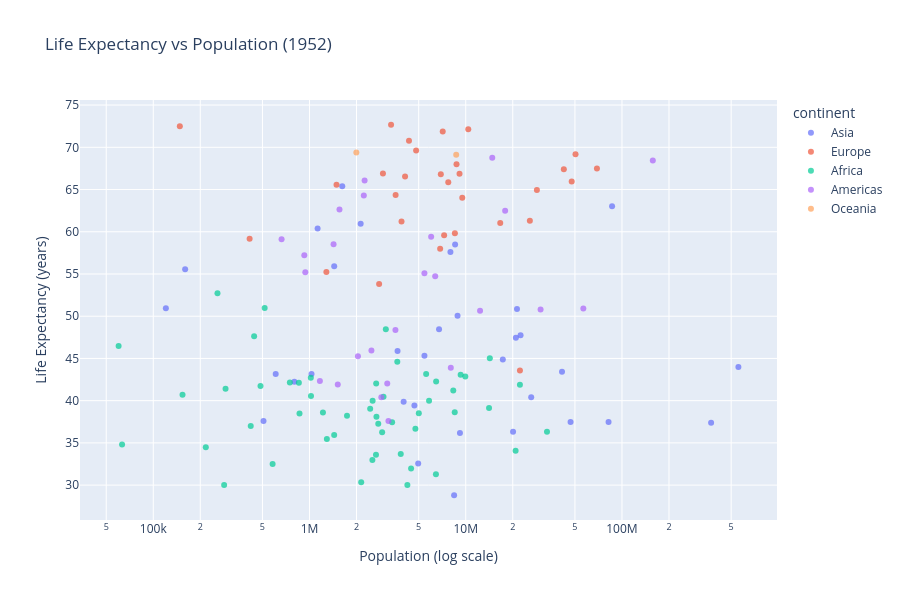

Here is the notebook cell this chart was saved with:
### Code cell
fig = px.scatter(
    data_1952,
    x='pop',
    y='lifeExp',
    color='continent',
    hover_name='country',
    log_x=True,
    opacity=0.7,
    title='Life Expectancy vs Population (1952)',
    labels={'pop': 'Population (log scale)', 'lifeExp': 'Life Expectancy (years)'}
)
fig.update_layout(width=900, height=600)
fig.show()

r = np.corrcoef(np.log10(data_1952['pop']), data_1952['lifeExp'])[0, 1]
print(f'correlation between log(pop) and lifeExp in 1952: {r:.3f}')

### Figure 1 — Plotly figure (JSON) as saved in the notebook; plotly's stock layout.template omitted (floating-point values rounded to 4 significant figures)
{"data": [{"hovertemplate": "<b>%{hovertext}</b><br><br>continent=Asia<br>Population (log scale)=%{x}<br>Life Expectancy (years)=%{y}<extra></extra>", "hovertext": ["Afghanistan", "Bahrain", "Bangladesh", "Cambodia", "China", "Hong Kong, China", "India", "Indonesia", "Iran", "Iraq", "Israel", "Japan", "Jordan", "Korea, Dem. Rep.", "Korea, Rep.", "Kuwait", "Lebanon", "Malaysia", "Mongolia", "Myanmar", "Nepal", "Oman", "Pakistan", "Philippines", "Saudi Arabia", "Singapore", "Sri Lanka", "Syria", "Taiwan", "Thailand", "Vietnam", "West Bank and Gaza", "Yemen, Rep."], "legendgroup": "Asia", "marker": {"color": "#636efa", "opacity": 0.7, "symbol": "circle"}, "mode": "markers", "name": "Asia", "orientation": "v", "showlegend": true, "type": "scatter", "x": [8425333, 120447, 46886859, 4693836, 556263527, 2125900, 372000000, 82052000, 17272000, 5441766, 1620914, 86459025, 607914, 8865488, 20947571, 160000, 1439529, 6748378, 800663, 20092996, 9182536, 507833, 41346560, 22438691, 4005677, 1127000, 7982342, 3661549, 8550362, 21289402, 26246839, 1030585, 4963829], "xaxis": "x", "y": [28.8, 50.94, 37.48, 39.42, 44.0, 60.96, 37.37, 37.47, 44.87, 45.32, 65.39, 63.03, 43.16, 50.06, 47.45, 55.56, 55.93, 48.46, 42.24, 36.32, 36.16, 37.58, 43.44, 47.75, 39.88, 60.4, 57.59, 45.88, 58.5, 50.85, 40.41, 43.16, 32.55], "yaxis": "y"}, {"hovertemplate": "<b>%{hovertext}</b><br><br>continent=Europe<br>Population (log scale)=%{x}<br>Life Expectancy (years)=%{y}<extra></extra>", "hovertext": ["Albania", "Austria", "Belgium", "Bosnia and Herzegovina", "Bulgaria", "Croatia", "Czech Republic", "Denmark", "Finland", "France", "Germany", "Greece", "Hungary", "Iceland", "Ireland", "Italy", "Montenegro", "Netherlands", "Norway", "Poland", "Portugal", "Romania", "Serbia", "Slovak Republic", "Slovenia", "Spain", "Sweden", "Switzerland", "Turkey", "United Kingdom"], "legendgroup": "Europe", "marker": {"color": "#EF553B", "opacity": 0.7, "symbol": "circle"}, "mode": "markers", "name": "Europe", "orientation": "v", "showlegend": true, "type": "scatter", "x": [1282697, 6927772, 8730405, 2791000, 7274900, 3882229, 9125183, 4334000, 4090500, 42459667, 69145952, 7733250, 9504000, 147962, 2952156, 47666000, 413834, 10381988, 3327728, 25730551, 8526050, 16630000, 6860147, 3558137, 1489518, 28549870, 7124673, 4815000, 22235677, 50430000], "xaxis": "x", "y": [55.23, 66.8, 68.0, 53.82, 59.6, 61.21, 66.87, 70.78, 66.55, 67.41, 67.5, 65.86, 64.03, 72.49, 66.91, 65.94, 59.16, 72.13, 72.67, 61.31, 59.82, 61.05, 58.0, 64.36, 65.57, 64.94, 71.86, 69.62, 43.59, 69.18], "yaxis": "y"}, {"hovertemplate": "<b>%{hovertext}</b><br><br>continent=Africa<br>Population (log scale)=%{x}<br>Life Expectancy (years)=%{y}<extra></extra>", "hovertext": ["Algeria", "Angola", "Benin", "Botswana", "Burkina Faso", "Burundi", "Cameroon", "Central African Republic", "Chad", "Comoros", "Congo, Dem. Rep.", "Congo, Rep.", "Cote d'Ivoire", "Djibouti", "Egypt", "Equatorial Guinea", "Eritrea", "Ethiopia", "Gabon", "Gambia", "Ghana", "Guinea", "Guinea-Bissau", "Kenya", "Lesotho", "Liberia", "Libya", "Madagascar", "Malawi", "Mali", "Mauritania", "Mauritius", "Morocco", "Mozambique", "Namibia", "Niger", "Nigeria", "Reunion", "Rwanda", "Sao Tome and Principe", "Senegal", "Sierra Leone", "Somalia", "South Africa", "Sudan", "Swaziland", "Tanzania", "Togo", "Tunisia", "Uganda", "Zambia", "Zimbabwe"], "legendgroup": "Africa", "marker": {"color": "#00cc96", "opacity": 0.7, "symbol": "circle"}, "mode": "markers", "name": "Africa", "orientation": "v", "showlegend": true, "type": "scatter", "x": [9279525, 4232095, 1738315, 442308, 4469979, 2445618, 5009067, 1291695, 2682462, 153936, 14100005, 854885, 2977019, 63149, 22223309, 216964, 1438760, 20860941, 420702, 284320, 5581001, 2664249, 580653, 6464046, 748747, 863308, 1019729, 4762912, 2917802, 3838168, 1022556, 516556, 9939217, 6446316, 485831, 3379468, 33119096, 257700, 2534927, 60011, 2755589, 2143249, 2526994, 14264935, 8504667, 290243, 8322925, 1219113, 3647735, 5824797, 2672000, 3080907], "xaxis": "x", "y": [43.08, 30.02, 38.22, 47.62, 31.98, 39.03, 38.52, 35.46, 38.09, 40.72, 39.14, 42.11, 40.48, 34.81, 41.89, 34.48, 35.93, 34.08, 37.0, 30.0, 43.15, 33.61, 32.5, 42.27, 42.14, 38.48, 42.72, 36.68, 36.26, 33.69, 40.54, 50.99, 42.87, 31.29, 41.73, 37.44, 36.32, 52.72, 40.0, 46.47, 37.28, 30.33, 32.98, 45.01, 38.63, 41.41, 41.22, 38.6, 44.6, 39.98, 42.04, 48.45], "yaxis": "y"}, {"hovertemplate": "<b>%{hovertext}</b><br><br>continent=Americas<br>Population (log scale)=%{x}<br>Life Expectancy (years)=%{y}<extra></extra>", "hovertext": ["Argentina", "Bolivia", "Brazil", "Canada", "Chile", "Colombia", "Costa Rica", "Cuba", "Dominican Republic", "Ecuador", "El Salvador", "Guatemala", "Haiti", "Honduras", "Jamaica", "Mexico", "Nicaragua", "Panama", "Paraguay", "Peru", "Puerto Rico", "Trinidad and Tobago", "United States", "Uruguay", "Venezuela"], "legendgroup": "Americas", "marker": {"color": "#ab63fa", "opacity": 0.7, "symbol": "circle"}, "mode": "markers", "name": "Americas", "orientation": "v", "showlegend": true, "type": "scatter", "x": [17876956, 2883315, 56602560, 14785584, 6377619, 12350771, 926317, 6007797, 2491346, 3548753, 2042865, 3146381, 3201488, 1517453, 1426095, 30144317, 1165790, 940080, 1555876, 8025700, 2227000, 662850, 157553000, 2252965, 5439568], "xaxis": "x", "y": [62.48, 40.41, 50.92, 68.75, 54.74, 50.64, 57.21, 59.42, 45.93, 48.36, 45.26, 42.02, 37.58, 41.91, 58.53, 50.79, 42.31, 55.19, 62.65, 43.9, 64.28, 59.1, 68.44, 66.07, 55.09], "yaxis": "y"}, {"hovertemplate": "<b>%{hovertext}</b><br><br>continent=Oceania<br>Population (log scale)=%{x}<br>Life Expectancy (years)=%{y}<extra></extra>", "hovertext": ["Australia", "New Zealand"], "legendgroup": "Oceania", "marker": {"color": "#FFA15A", "opacity": 0.7, "symbol": "circle"}, "mode": "markers", "name": "Oceania", "orientation": "v", "showlegend": true, "type": "scatter", "x": [8691212, 1994794], "xaxis": "x", "y": [69.12, 69.39], "yaxis": "y"}], "layout": {"height": 600, "legend": {"title": {"text": "continent"}, "tracegroupgap": 0}, "title": {"text": "Life Expectancy vs Population (1952)"}, "width": 900, "xaxis": {"anchor": "y", "domain": [0, 1], "title": {"text": "Population (log scale)"}, "type": "log"}, "yaxis": {"anchor": "x", "domain": [0, 1], "title": {"text": "Life Expectancy (years)"}}}}
